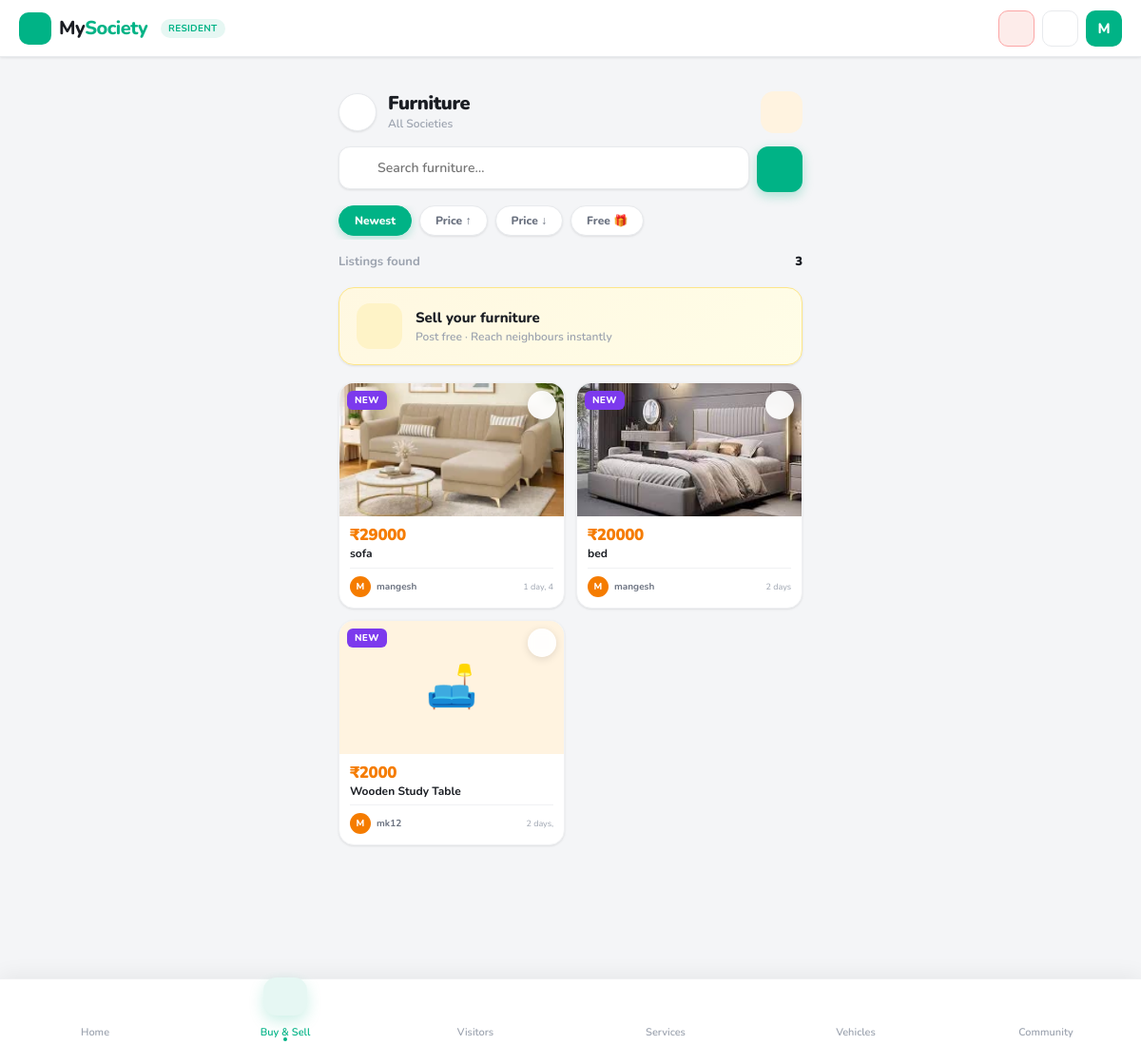
Screenshot of /marketplace/furniture/ (signed in) with the database file from the repository.
### core/models.py (models this page shows, shortened)
class UserProfile(models.Model):
    ROLE_CHOICES = (
        ('resident', 'Resident'),
        ('guard', 'Guard'),
        ('guard_admin', 'Guard Admin'),
        ('society_admin', 'Society Admin'),
        ('admin', 'Super Admin'),
        ('service_provider', 'Service Provider'),
    )
    STATUS_CHOICES = (
        ('pending', 'Pending'),
        ('approved', 'Approved'),
        ('rejected', 'Rejected'),
    )
    user = models.OneToOneField(User, on_delete=models.CASCADE)
    role = models.CharField(
        max_length=20,
        choices=ROLE_CHOICES
    )
    society = models.ForeignKey(
        Society,
        on_delete=models.SET_NULL,
        null=True,
        blank=True
    )
    apartment = models.ForeignKey(
        Apartment,
        on_delete=models.SET_NULL,
        null=True,
        blank=True
    )
    phone = models.CharField(max_length=15)
    address = models.TextField(blank=True)
    photo       = models.ImageField(upload_to='profiles/photos/',   null=True, blank=True)
    cover_photo = models.ImageField(upload_to='profiles/covers/',   null=True, blank=True)
    work        = models.CharField(max_length=200, blank=True)
    hometown    = models.CharField(max_length=200, blank=True)
    interests   = models.CharField(max_length=500, blank=True,
                                   help_text="Comma-separated list, e.g. Music, Travel, Cricket")
    status = models.CharField(
        max_length=20,
        choices=STATUS_CHOICES,
        default='pending'
    )
    class Meta:
        indexes = [
            models.Index(fields=["role", "status"]),
        ]

class Listing(models.Model):
    CATEGORY_CHOICES = [
        ('furniture',   'Furniture'),
        ('food',        'Food'),
        ('services',    'Services'),
        ('home-decor',  'Home Decor'),
        ('electronics', 'Electronics'),
        ('vehicles',    'Vehicles'),
        ('kids-items',  'Kids Items'),
        ('others',      'Others'),
    ]
    STATUS_CHOICES = [
        ('active',   'Active'),
        ('sold',     'Sold'),
        ('inactive', 'Inactive'),
    ]
    society  = models.ForeignKey('Society',   on_delete=models.CASCADE, related_name='listings')
    seller   = models.ForeignKey(User,        on_delete=models.CASCADE, related_name='listings')
    apartment = models.ForeignKey('Apartment', on_delete=models.SET_NULL, null=True, blank=True, related_name='listings')
    category      = models.CharField(max_length=30, choices=CATEGORY_CHOICES, db_index=True)
    title         = models.CharField(max_length=200)
    description   = models.TextField(blank=True)
    price         = models.DecimalField(max_digits=10, decimal_places=2, default=0)
    is_free       = models.BooleanField(default=False)
    is_negotiable = models.BooleanField(default=False)
    contact_number = models.CharField(max_length=15, blank=True)
    image  = models.ImageField(upload_to='marketplace/', null=True, blank=True)
    status = models.CharField(max_length=20, choices=STATUS_CHOICES, default='active', db_index=True)
    views_count     = models.PositiveIntegerField(default=0)
    shortlist_count = models.PositiveIntegerField(default=0)
    created_at = models.DateTimeField(auto_now_add=True)
    updated_at = models.DateTimeField(auto_now=True)
    class Meta:
        ordering = ['-created_at']
        indexes  = [
            models.Index(fields=['society', 'status']),
            models.Index(fields=['category', 'status']),
        ]
    @property
    def is_new(self):
        from django.utils import timezone
        from datetime import timedelta
        return self.created_at >= timezone.now() - timedelta(days=3)

### core/views.py (the view)
# urls.py: path('marketplace/<slug:slug>/',       views.marketplace_category,       name='marketplace_category'),
@login_required(login_url='login')
def marketplace_category(request, slug):
    from .models import Shortlist
    _profile, user_society, _apt = _get_user_profile(request.user)
    sort      = request.GET.get('sort', 'newest')
    min_price = request.GET.get('min_price', '')
    max_price = request.GET.get('max_price', '')
    q         = request.GET.get('q', '').strip()
    qs = _all_active().filter(category=slug)
    if q:
        qs = qs.filter(Q(title__icontains=q) | Q(description__icontains=q))
    qs = _price_filter(qs, min_price, max_price)
    qs = _sort_qs(qs, sort)
    shortlisted_ids = set(
        Shortlist.objects.filter(user=request.user).values_list('listing_id', flat=True)
    )
    meta = CATEGORY_META.get(slug, {})
    context = {
        'society_name':    'All Societies',
        'category_slug':   slug,
        'category_name':   slug.replace('-', ' ').title(),
        'category_icon':   meta.get('icon', 'mdi:tag-outline'),
        'category_color':  meta.get('icon_color', '#616161'),
        'category_bg':     meta.get('bg_color', '#f5f5f5'),
        'category_emoji':  meta.get('emoji', '📦'),
        'listings':        qs,
        'shortlisted_ids': shortlisted_ids,
        'current_sort':    sort,
        'search_query':    q,
        'categories':      _build_categories(),
    }
    return render(request, 'marketplace_category.html', context)

### core/context_processors.py (called while the page is built, shortened)
def base_context(request):
    if not request.user.is_authenticated:
        return {}
    profile = getattr(request.user, "userprofile", None)
    return {
        "current_user": request.user,
        "current_role": profile.role if profile else None,
        "notification_count": Notification.objects.filter(
            user=request.user,
            is_read=False
        ).count(),
    }

def global_context(request):
    if not request.user.is_authenticated:
        return {
            "notification_count": 0,
            "current_user": None,
            "current_role": None,
        }
    user = request.user
    profile = getattr(user, "userprofile", None)
    unread_chat = ChatMessage.objects.filter(
        receiver=user,
        is_read=False
    ).count()
    unread_notifications = Notification.objects.filter(
        user=user,
        is_read=False
    ).count()
    return {
        "current_user": user,
        "current_role": profile.role if profile else None,
        "notification_count": unread_chat + unread_notifications,
    }

def guard_notification_count(request):
    return {"guard_notification_count": 0}

def notification_count(request):
    if not request.user.is_authenticated:
        return {'notification_count': 0}
    try:
        unread_chat = ChatMessage.objects.filter(
            receiver=request.user,
            is_read=False
        ).count()
        unread_notif = Notification.objects.filter(
            user=request.user,
            is_read=False
        ).count()
        total = unread_chat + unread_notif
    except Exception:
        total = 0
    return {'notification_count': total}

### core/views.py (called while the page is built)
def _get_user_profile(user):
    try:
        from .models import UserProfile
        profile   = UserProfile.objects.select_related('society', 'apartment').get(user=user)
        society   = profile.society
        apartment = profile.apartment
        if not society and apartment:
            society = getattr(apartment, 'society', None)
        return profile, society, apartment
    except Exception:
        return None, None, None

def _all_active():
    from .models import Listing
    return (
        Listing.objects
        .filter(status='active')
        .select_related('seller', 'society')
    )

### templates/marketplace_category.html (shortened to what this page needs)
{% extends "base.html" %}
{% block nav_marketplace %}active{% endblock %}
{% block content %}
<div class="cat-page">
  <div class="cat-topbar">
    <a href="{% url 'marketplace' %}" class="back-btn" aria-label="Back">
    </a>
    <div class="cat-topbar-title">
      <h2>{{ category_name }}</h2>
      <p>{{ society_name }}</p>
    </div>
    <div class="cat-hero-icon" style="background:{{ category_bg }};">
    </div>
  </div>
  <div class="bs-search">
    <div class="bs-search-wrap">
      <input type="text" id="searchInput"
             placeholder="Search {{ category_name|lower }}…"
             oninput="filterCards(this.value)">
    </div>
    <button class="bs-filter-btn" onclick="openModal('filterModal')" aria-label="Filter">
    </button>
  </div>
  <div class="sort-pills">
    <a class="sort-pill {% if current_sort == 'newest' or not current_sort %}active{% endif %}"
       href="?sort=newest">Newest</a>
    <a class="sort-pill {% if current_sort == 'price_asc'  %}active{% endif %}"
       href="?sort=price_asc">Price ↑</a>
    <a class="sort-pill {% if current_sort == 'price_desc' %}active{% endif %}"
       href="?sort=price_desc">Price ↓</a>
    <a class="sort-pill {% if current_sort == 'free' %}active{% endif %}"
       href="?sort=free">Free 🎁</a>
  </div>
  <div class="count-strip">
    <span class="count-label">Listings found</span>
    <span class="count-num" id="countNum">{{ listings|length }}</span>
  </div>
  <div class="post-cta" onclick="openModal('postListingModal')">
    <div class="cta-icon">
    </div>
    <div class="cta-body">
      <div class="cta-title">Sell your {{ category_name|lower }}</div>
      <div class="cta-sub">Post free · Reach neighbours instantly</div>
    </div>
  </div>
  {% if listings %}
  <div class="listing-grid" id="listingsGrid">
    {% for item in listings %}
    <div class="listing-card" onclick="openDetailModal('item','{{ item.id }}')">
      <div class="lc-img">
        {% if item.image %}
          <img src="{{ item.image.url }}" alt="{{ item.title }}">
        {% else %}
          <div class="lc-img-placeholder" style="background:{{ category_bg }};">{{ category_emoji }}</div>
        {% endif %}
        {% if item.is_free or item.price == 0 %}
          <div class="lc-badge free">FREE</div>
        {% elif item.status == 'sold' %}
          <div class="lc-badge sold">SOLD</div>
        {% elif item.is_new %}
          <div class="lc-badge newt">NEW</div>
        {% endif %}
        <button class="lc-shortlist {% if item.id in shortlisted_ids %}active{% endif %}"
                data-lid="{{ item.id }}"
                onclick="event.stopPropagation();toggleShortlist(this,{{ item.id }})">
        </button>
      </div>
      <div class="lc-body">
        <div class="lc-price" style="color:{{ category_color }};">
          {% if item.is_free or item.price == 0 %}
            FREE
          {% else %}
            ₹{{ item.price|floatformat:0 }}
          {% endif %}
        </div>
        <div class="lc-title">{{ item.title }}</div>
        <div class="lc-seller">
          <div class="lc-seller-av" style="background:{{ category_color }};">
            {{ item.seller.username|slice:":1"|upper }}
          </div>
          <div class="lc-seller-name">{{ item.seller.get_full_name|default:item.seller.username }}</div>
          <div class="lc-seller-time">{{ item.created_at|timesince|slice:":8" }}</div>
        </div>
      </div>
    </div>
    {% endfor %}
  </div>
  {% endif %}
</div>
{% endblock %}

### templates/base.html (shortened to what this page needs)
<!DOCTYPE html>
<html lang="en">
<head>
</head>
<body>
    <header class="header">
        <div class="header-content">
            <a href="" class="logo">
                <div class="logo-icon">
                </div>
                <span class="logo-text">My<span>Society</span></span>
                {% if current_role %}
                <span class="role-badge">{{ current_role }}</span>
                {% endif %}
            </a>
            <div class="header-actions">
                <div class="sos-btn" title="Emergency SOS" onclick="sendSOS()">
                    <span class="iconify" data-icon="mdi:alarm-light-outline"></span>
                </div>
                <a href="{% url 'resident_notifications' %}" class="hdr-btn" title="Notifications">
                    <span class="iconify" data-icon="mdi:bell-outline"></span>
                </a>
                <a href="{% url 'profile' %}" class="avatar-btn" title="My Profile">
                    {{ current_user.username|slice:":1"|upper }}
                </a>
            </div>
        </div>
    </header>
    <main class="main-content">
        {% block content %}{% endblock %}
    </main>
    <nav class="bottom-nav">
        {% if current_role == "resident" %}
            <a href="{% url 'resident_dashboard' %}"
               class="nav-item {% block nav_home %}{% endblock %}">
                <div class="nav-icon">
                    <span class="iconify" data-icon="mdi:home-variant-outline"></span>
                </div>
                <span>Home</span>
            </a>
            <a href="{% url 'marketplace' %}"
            class="nav-item {% block nav_marketplace %}{% endblock %}">
                <div class="nav-icon">
                    <span class="iconify" data-icon="mdi:storefront-outline"></span>
                </div>
                <span>Buy &amp; Sell</span>
            </a>
            <a href="{% url 'resident_visitors' %}"
               class="nav-item {% block nav_visitors %}{% endblock %}">
                <div class="nav-icon">
                    <span class="iconify" data-icon="mdi:account-multiple-outline"></span>
                </div>
                <span>Visitors</span>
            </a>
            <a href="{% url 'resident_services' %}"
               class="nav-item {% block nav_services %}{% endblock %}">
                <div class="nav-icon">
                    <span class="iconify" data-icon="mdi:wrench-outline"></span>
                </div>
                <span>Services</span>
            </a>
            <a href="{% url 'resident_vehicles' %}"
               class="nav-item {% block nav_vehicles %}{% endblock %}">
                <div class="nav-icon">
                    <span class="iconify" data-icon="mdi:car-outline"></span>
                </div>
                <span>Vehicles</span>
            </a>
            <a href="{% url 'resident_notices' %}"
               class="nav-item {% block nav_community %}{% endblock %}">
                <div class="nav-icon">
                    <span class="iconify" data-icon="mdi:bulletin-board"></span>
                </div>
                <span>Community</span>
            </a>
        {% endif %}
    </nav>
</body>
</html>

### rows the page displays
UserProfile: role "RESIDENT"
Listing: image (picture), is_free "NEW", price "29000", title "sofa", seller.username "M", seller.get_full_name "mangesh", created_at "1 day, 4"
Listing: image (picture), is_free "NEW", price "20000", title "bed", seller.username "M", seller.get_full_name "mangesh", created_at "2 days"
Listing: category_emoji "🛋️", is_free "NEW", price "2000", title "Wooden Study Table", seller.username "M", seller.get_full_name "mk12", created_at "2 days,"

### other values shown
{{ current_user.username|slice:":1"|upper }} "M"
{{ category_name }} "Furniture"
{{ society_name }} "All Societies"
{{ listings|length }} "3"
{{ category_name|lower }} "furniture"
